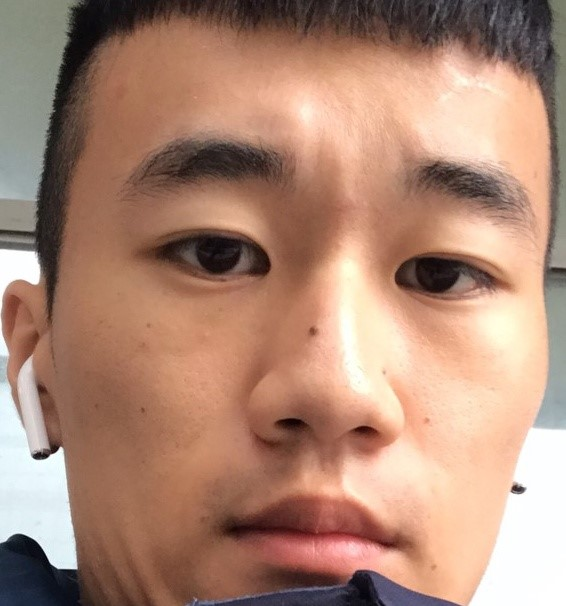
#> input picture Face/test_img2.jpg, 566 x 606 px
$ jupyter execute --allow-errors FaceRecognition.ipynb   (shell and % lines are left out)
#> lines starting #> are read from the running program, lines starting #| are printed output that depends on the picture
[cell 1]
import cv2
import numpy as np
import glob
from matplotlib import pyplot as plt

#### Face Data

#> (a cell that did not finish here is left out)

#### Test Data

[cell 3]
test_img = img = cv2.imread('./test_img2.jpg',cv2.IMREAD_GRAYSCALE)
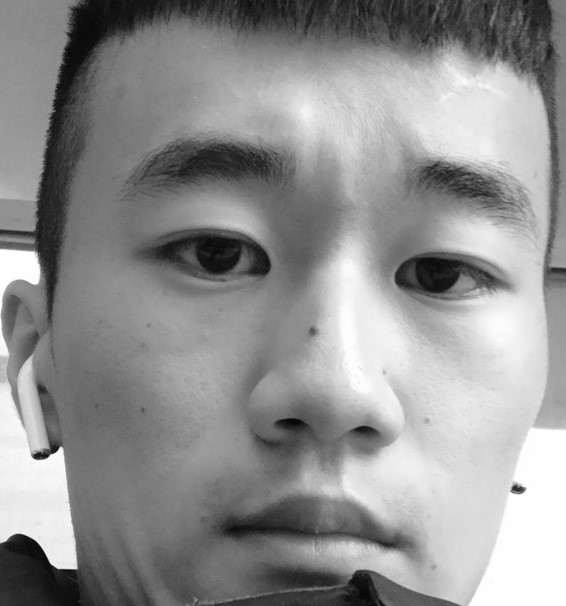
#> test_img: shape (606, 566); min 0, max 255, mean 144.9
test_img = cv2.resize(test_img, (300, 300), interpolation=cv2.INTER_CUBIC)
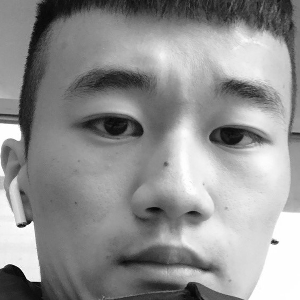
#> test_img: shape (300, 300); min 0, max 255, mean 144.9
test_img = np.array(test_img)
plt.imshow(test_img)
plt.show()
test_img = test_img.reshape(-1)
print('Test Image Size:',test_img.shape)
#| Test Image Size: (90000,)
